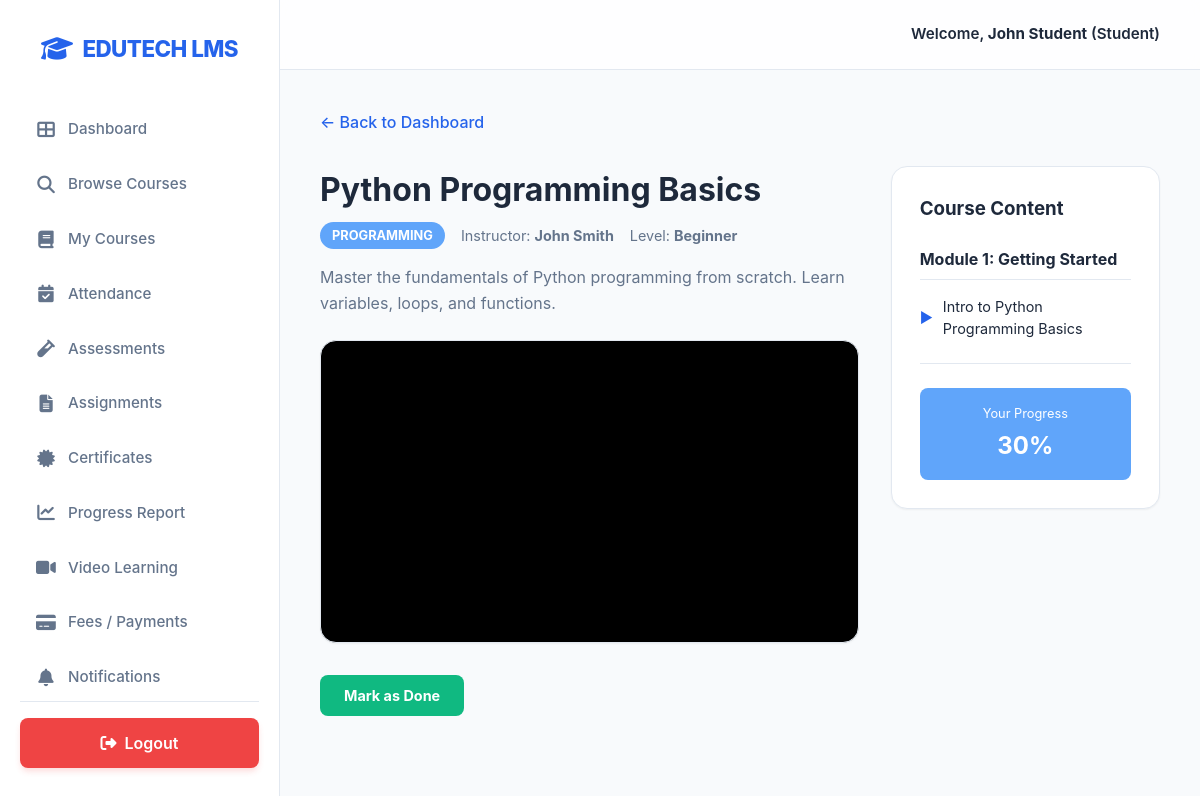
Page /student/course/1 (signed in) on the committed database.
### tables this page shows
CREATE TABLE courses (
        id INTEGER PRIMARY KEY AUTOINCREMENT,
        title TEXT NOT NULL,
        description TEXT,
        category TEXT,
        price REAL DEFAULT 0.0,
        status TEXT DEFAULT 'draft', -- draft, published
        faculty_id INTEGER,
        created_at TIMESTAMP DEFAULT CURRENT_TIMESTAMP, thumbnail TEXT, difficulty TEXT, duration TEXT, instructor_name TEXT, video_url TEXT,
        FOREIGN KEY (faculty_id) REFERENCES users (id)
    );

CREATE TABLE modules (
        id INTEGER PRIMARY KEY AUTOINCREMENT,
        course_id INTEGER NOT NULL,
        title TEXT NOT NULL,
        order_num INTEGER,
        FOREIGN KEY (course_id) REFERENCES courses (id)
    );

CREATE TABLE videos (
        id INTEGER PRIMARY KEY AUTOINCREMENT,
        module_id INTEGER NOT NULL,
        title TEXT NOT NULL,
        video_url TEXT,
        duration INTEGER, -- in seconds
        FOREIGN KEY (module_id) REFERENCES modules (id)
    );

CREATE TABLE enrollments (
        id INTEGER PRIMARY KEY AUTOINCREMENT,
        student_id INTEGER NOT NULL,
        course_id INTEGER NOT NULL,
        progress REAL DEFAULT 0.0,
        enrolled_at TIMESTAMP DEFAULT CURRENT_TIMESTAMP,
        FOREIGN KEY (student_id) REFERENCES users (id),
        FOREIGN KEY (course_id) REFERENCES courses (id)
    );

### app.py (the view)
@app.route('/student/course/<int:course_id>')
@login_required(role='student')
def student_course_detail(course_id):
    conn = get_db()
    student_id = session['user_id']
    progress_row = conn.execute("SELECT progress FROM enrollments WHERE student_id = ? AND course_id = ?", (student_id, course_id)).fetchone()
    if progress_row and progress_row['progress'] >= 100:
        ensure_certificate(student_id, course_id)
    course = conn.execute("SELECT * FROM courses WHERE id = ?", (course_id,)).fetchone()
    modules = conn.execute("SELECT * FROM modules WHERE course_id = ? ORDER BY order_num", (course_id,)).fetchall()
    videos = conn.execute("SELECT v.* FROM videos v JOIN modules m ON v.module_id = m.id WHERE m.course_id = ?", (course_id,)).fetchall()
    enrollment = conn.execute("""
        SELECT e.*, cert.certificate_id
        FROM enrollments e
        LEFT JOIN certificates cert ON e.student_id = cert.student_id AND e.course_id = cert.course_id
        WHERE e.student_id = ? AND e.course_id = ?
    """, (student_id, course_id)).fetchone()
    conn.close()
    return render_template('student_course_detail.html', course=course, modules=modules, videos=videos, enrollment=enrollment)

### app.py (called while the page is built)
def login_required(role=None):
    def wrapper(f):
        @wraps(f)
        def decorated_function(*args, **kwargs):
            if 'user_id' not in session:
                return redirect(url_for('login'))
            if role and session.get('role') != role:
                flash('Unauthorized access!', 'danger')
                return redirect(url_for('dashboard'))
            return f(*args, **kwargs)
        return decorated_function
    return wrapper

### database.py (called while the page is built)
def get_db():
    conn = sqlite3.connect(DB_NAME, check_same_thread=False)
    conn.row_factory = sqlite3.Row
    return conn

### templates/student_course_detail.html
{% extends "base.html" %}
{% block content %}
<div style="margin-bottom: 2rem;">
    <a href="{{ url_for('student_dashboard') }}" style="text-decoration: none; color: var(--primary-color); font-weight: 500;">&larr; Back to Dashboard</a>
</div>
<div class="grid" style="grid-template-columns: 2fr 1fr; gap: 2rem;">
    <div>
        <div style="margin-bottom: 1.5rem;">
            <h2 style="font-size: 2rem; margin-bottom: 0.5rem;">{{ course.title }}</h2>
            <div style="display: flex; gap: 1rem; align-items: center; margin-bottom: 1rem;">
                <span class="badge" style="background: var(--primary-light); color: white; padding: 4px 12px; border-radius: 20px; font-size: 0.8rem;">{{ course.category }}</span>
                <span style="color: var(--text-muted); font-size: 0.9rem;">Instructor: <strong>{{ course.instructor_name or 'Faculty' }}</strong></span>
                <span style="color: var(--text-muted); font-size: 0.9rem;">Level: <strong>{{ course.difficulty or 'Beginner' }}</strong></span>
            </div>
            <p style="color: var(--text-muted); line-height: 1.6;">{{ course.description }}</p>
        </div>
        {% if course.video_url %}
        <div class="card" style="padding: 0; overflow: hidden; background: #000; margin-bottom: 2rem; aspect-ratio: 16/9;">
            <iframe width="100%" height="100%" src="{{ course.video_url }}" title="YouTube video player" frameborder="0" allow="accelerometer; autoplay; clipboard-write; encrypted-media; gyroscope; picture-in-picture; web-share" allowfullscreen></iframe>
        </div>
        {% endif %}
        <div style="display: flex; justify-content: space-between; align-items: center; margin-bottom: 2rem;">
            {% if enrollment %}
                {% if enrollment.progress >= 100 %}
                    <div style="display: flex; gap: 1rem; align-items: center;">
                        <div style="display: flex; align-items: center; color: #28a745; font-weight: 700;">
                            <span style="font-size: 1.5rem; margin-right: 8px;">✅</span> COMPLETED
                        </div>
                        <a href="{{ url_for('view_certificate', cert_id=enrollment.certificate_id if enrollment.certificate_id else 'NOT_FOUND') }}" target="_blank" class="btn btn-success" style="padding: 10px 20px; font-weight: 600; background: #10B981; border: none; text-decoration: none; display: flex; align-items: center; gap: 8px; color: white;">
                            <i class="fas fa-certificate"></i> View Certificate
                        </a>
                    </div>
                {% else %}
                    <form action="{{ url_for('mark_course_done', course_id=course.id) }}" method="POST">
                        <button type="submit" class="btn btn-success" style="padding: 12px 24px; font-weight: 700;">Mark as Done</button>
                    </form>
                {% endif %}
            {% endif %}
        </div>
    </div>
    <div>
        <div class="card">
            <h3 style="margin-bottom: 1.5rem;">Course Content</h3>
            {% if modules %}
                {% for module in modules %}
                <div style="margin-bottom: 1.5rem;">
                    <h4 style="font-size: 1rem; border-bottom: 1px solid var(--border-color); padding-bottom: 0.5rem; margin-bottom: 1rem;">{{ module.title }}</h4>
                    <ul style="list-style: none;">
                        {% for video in videos if video.module_id == module.id %}
                            <li style="margin-bottom: 0.8rem; display: flex; align-items: center; font-size: 0.9rem;">
                                <span style="color: var(--primary-color); margin-right: 10px;">▶</span>
                                <a href="{{ url_for('watch_video', video_id=video.id) }}" style="text-decoration: none; color: var(--text-dark);">
                                    {{ video.title }}
                                </a>
                            </li>
                        {% endfor %}
                    </ul>
                </div>
                {% endfor %}
            {% else %}
                <p style="color: var(--text-muted); font-size: 0.9rem;">This course includes a comprehensive video tutorial. Watch the video and mark as done when finished!</p>
            {% endif %}
            <hr style="border: 0; border-top: 1px solid var(--border-color); margin: 1.5rem 0;">
            <div style="background: var(--primary-light); color: white; padding: 1rem; border-radius: 8px; text-align: center;">
                <p style="font-size: 0.8rem; margin-bottom: 5px;">Your Progress</p>
                <div style="font-size: 1.5rem; font-weight: 700;">{{ enrollment.progress | int if enrollment else 0 }}%</div>
            </div>
        </div>
    </div>
</div>
{% endblock %}

### static/css/style.css (style rules this page uses)
:root { --primary-color: #2563EB; --primary-light: #60A5FA; --primary-dark: #1E40AF; --bg-color: #F8FAFC; --card-bg: #FFFFFF; --text-main: #1E293B; --text-muted: #64748B; --border-color: #E2E8F0; --success-color: #10B981; --danger-color: #EF4444; --accent-color: #F59E0B; --shadow-sm: 0 1px 2px 0 rgba(0, 0, 0, 0.05); --shadow: 0 4px 6px -1px rgba(0, 0, 0, 0.1), 0 2px 4px -1px rgba(0, 0, 0, 0.06); --shadow-md: 0 10px 15px -3px rgba(0, 0, 0, 0.1), 0 4px 6px -2px rgba(0, 0, 0, 0.05); }
* { box-sizing: border-box; margin: 0; padding: 0; font-family: 'Inter', 'Segoe UI', system-ui, -apple-system, sans-serif; }
body { background-color: var(--bg-color); color: var(--text-main); display: flex; min-height: 100vh; line-height: 1.5; }
.btn { padding: 0.6rem 1.25rem; border: none; border-radius: 8px; cursor: pointer; font-weight: 600; text-decoration: none; display: inline-flex; align-items: center; justify-content: center; transition: all 0.2s ease; font-size: 0.9rem; }
.btn-success { background-color: var(--success-color); color: white; }
.card { background: var(--card-bg); border-radius: 16px; padding: 1.75rem; box-shadow: var(--shadow-sm); border: 1px solid var(--border-color); margin-bottom: 1.75rem; transition: all 0.3s ease; }
.grid { display: grid; grid-template-columns: repeat(auto-fill, minmax(320px, 1fr)); gap: 1.75rem; }
.badge { padding: 0.35rem 0.75rem; border-radius: 8px; font-size: 0.75rem; font-weight: 700; text-transform: uppercase; }

### rows in the picture
courses: title "Python Programming Basics", category "PROGRAMMING", instructor_name "John Smith", difficulty "Beginner", description "Master the fundamentals of Python programming from scratch. Learn variables, loops, and functions."
modules: title "Module 1: Getting Started"
videos: title "Intro to Python Programming Basics"
enrollments: progress "30"

### other values in the picture
{{ session.get('name') }} "John Student"
{{ session.get('role')|capitalize }} "Student"
